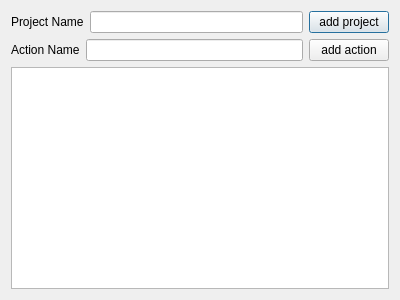
<?xml version="1.0" encoding="UTF-8"?>
<ui version="4.0">
 <class>projectAddDialog</class>
 <widget class="QDialog" name="projectAddDialog">
  <property name="geometry">
   <rect>
    <x>0</x>
    <y>0</y>
    <width>400</width>
    <height>300</height>
   </rect>
  </property>
  <property name="windowTitle">
   <string>Dialog</string>
  </property>
  <layout class="QVBoxLayout" name="verticalLayout">
   <item>
    <layout class="QHBoxLayout" name="horizontalLayout">
     <item>
      <widget class="QLabel" name="projectLabel">
       <property name="text">
        <string>Project Name</string>
       </property>
      </widget>
     </item>
     <item>
      <widget class="QLineEdit" name="projectNameEdit"/>
     </item>
     <item>
      <widget class="QPushButton" name="addProjectButton">
       <property name="text">
        <string>add project</string>
       </property>
      </widget>
     </item>
    </layout>
   </item>
   <item>
    <layout class="QHBoxLayout" name="horizontalLayout_2">
     <item>
      <widget class="QLabel" name="actionLabel">
       <property name="text">
        <string>Action Name</string>
       </property>
      </widget>
     </item>
     <item>
      <widget class="QLineEdit" name="actionLineEdit"/>
     </item>
     <item>
      <widget class="QPushButton" name="addActionButton">
       <property name="text">
        <string>add action</string>
       </property>
      </widget>
     </item>
    </layout>
   </item>
   <item>
    <widget class="QTreeView" name="projectTreeView">
     <attribute name="headerVisible">
      <bool>false</bool>
     </attribute>
    </widget>
   </item>
  </layout>
 </widget>
 <resources/>
 <connections>
  <connection>
   <sender>addProjectButton</sender>
   <signal>clicked()</signal>
   <receiver>projectAddDialog</receiver>
   <slot>addProject()</slot>
   <hints>
    <hint type="sourcelabel">
     <x>330</x>
     <y>19</y>
    </hint>
    <hint type="destinationlabel">
     <x>323</x>
     <y>4</y>
    </hint>
   </hints>
  </connection>
  <connection>
   <sender>addActionButton</sender>
   <signal>clicked()</signal>
   <receiver>projectAddDialog</receiver>
   <slot>addAction()</slot>
   <hints>
    <hint type="sourcelabel">
     <x>383</x>
     <y>46</y>
    </hint>
    <hint type="destinationlabel">
     <x>398</x>
     <y>41</y>
    </hint>
   </hints>
  </connection>
 </connections>
 <slots>
  <slot>addProject()</slot>
  <slot>addAction()</slot>
 </slots>
</ui>
